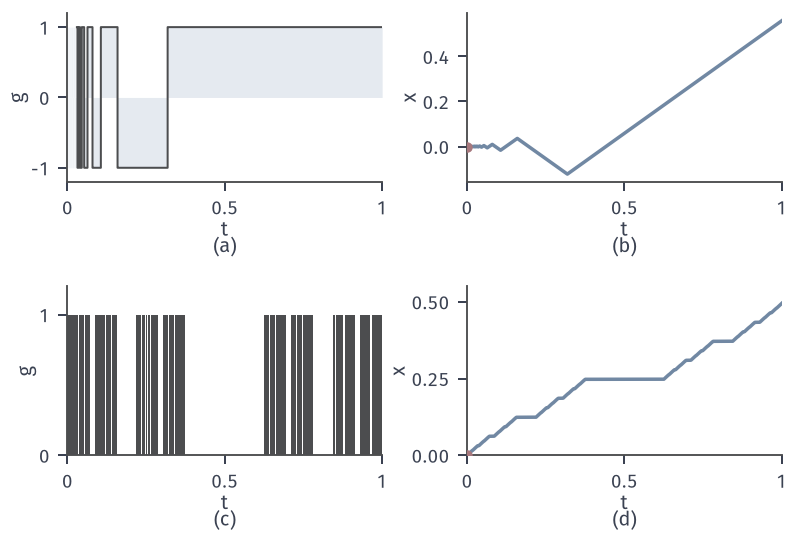

Source code (Python):
from pathlib import Path
import sys
sys.path.insert(0, str(Path(__file__).resolve().parents[1]/"ivp-common"))
from ivp_common import *
HERE = Path(__file__).resolve().parent

# 目标：两类不能靠有限分段处理的可测输入及其累积：切换点聚集、胖 Cantor 集指示函数。
fig, axes = figure(width_mm=112, height_mm=78, ncols=2, nrows=2)
panel(fig, .085, .985, .975, .175, .27, .62)
(a, b), (c, d) = axes
N = 400000
t = (np.arange(N) + .5)/N
g = np.sign(np.sin(1/t))
x = np.cumsum(g)/N
a.fill_between(t, 0, g, color=BLUE_FILL, lw=0, step='mid')
tt = t[t > .03]
a.step(tt, g[t > .03], color=STROKE, lw=.8, where='mid')
a.set_xlim(0, 1); a.set_ylim(-1.2, 1.2); a.set_xticks([0, .5, 1]); a.set_xticklabels(['0', '0.5', '1']); a.set_yticks([-1, 0, 1]); a.set_xlabel('$t$', labelpad=1); a.set_ylabel('$g$', labelpad=1)
b.plot(np.r_[0, t], np.r_[0, x], color=BLUE, lw=1.4); dot(b, 0, 0)
b.set_xlim(0, 1); b.set_xticks([0, .5, 1]); b.set_xticklabels(['0', '0.5', '1']); b.set_xlabel('$t$', labelpad=1); b.set_ylabel('$x$', labelpad=1)
# Smith-Volterra-Cantor：第 n 步从每段中间挖去长度 4^-n 的开区间。
keep = [(0., 1.)]
for n in range(1, 12):
    new = []
    for l, r in keep:
        m = (l + r)/2; h = 4.0**-n/2
        new += [(l, m - h), (m + h, r)]
    keep = new
L = np.array(keep)
idx = np.zeros(N, bool)
for l, r in L:
    idx[int(np.ceil(l*N)):int(r*N)] = True
measure = L[:, 1].sum() - L[:, 0].sum()
print('measure', measure)
xc = np.cumsum(idx)/N
c.fill_between(t, 0, 1, where=idx, color=STROKE, lw=0, step='mid')
c.set_xlim(0, 1); c.set_ylim(0, 1.2); c.set_xticks([0, .5, 1]); c.set_xticklabels(['0', '0.5', '1']); c.set_yticks([0, 1]); c.set_xlabel('$t$', labelpad=1); c.set_ylabel('$g$', labelpad=1)
d.plot(np.r_[0, t], np.r_[0, xc], color=BLUE, lw=1.4); dot(d, 0, 0)
d.set_xlim(0, 1); d.set_ylim(0, .55); d.set_xticks([0, .5, 1]); d.set_xticklabels(['0', '0.5', '1']); d.set_yticks([0, .25, .5]); d.set_xlabel('$t$', labelpad=1); d.set_ylabel('$x$', labelpad=1)
for ax, s in zip([a, b, c, d], ('(a)', '(b)', '(c)', '(d)')):
    p = ax.get_position(); fig.text((p.x0 + p.x1)/2, p.y0 - .135, s, ha='center', va='bottom')
save(fig, HERE, 'figure', {'top': 'g=sign sin(1/t)', 'bottom': 'indicator of Smith-Volterra-Cantor set, measure 1/2, truncated at 11 levels', 'x_top_1': float(x[-1]), 'measure': float(measure)})
